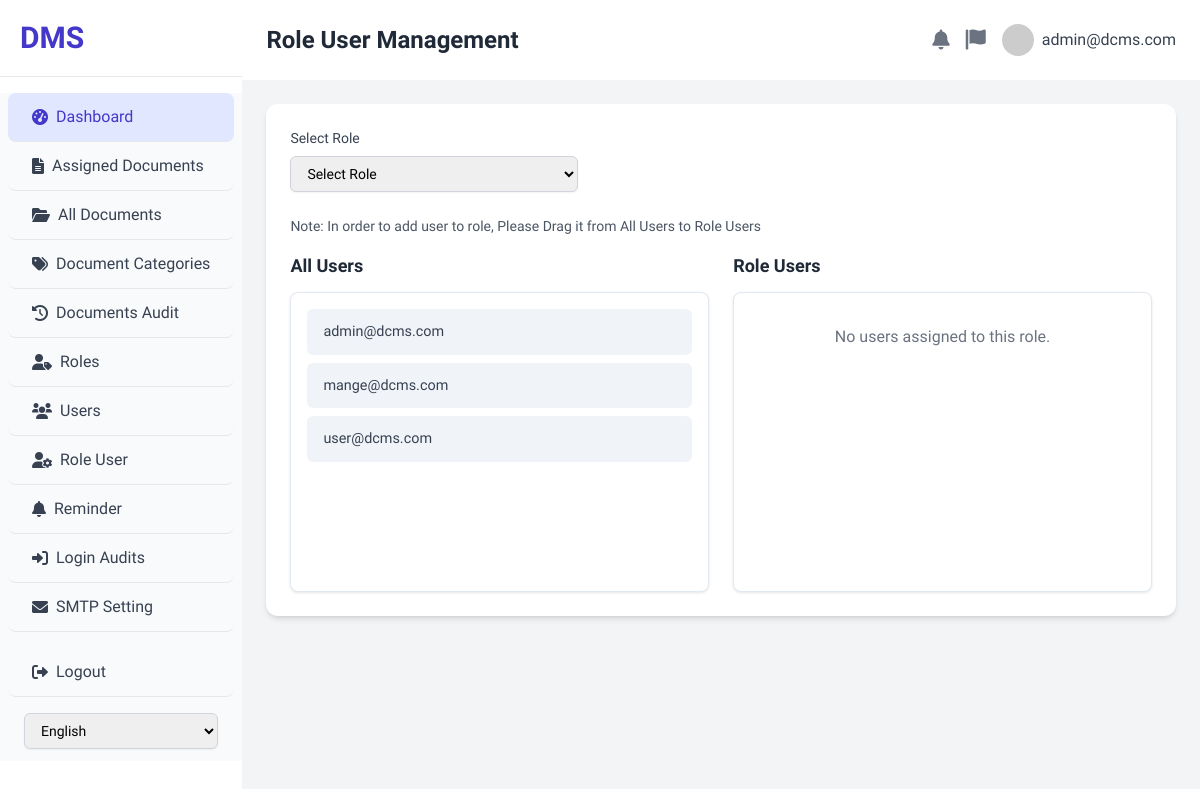
/role_user.php (signed in), run on the app's committed database.
### tables this page shows
CREATE TABLE `users` (
  `id` int(11) NOT NULL,
  `email` varchar(255) NOT NULL,
  `first_name` varchar(100) DEFAULT NULL,
  `last_name` varchar(100) DEFAULT NULL,
  `mobile_number` varchar(20) DEFAULT NULL,
  `password` varchar(255) NOT NULL,
  `created_at` timestamp NOT NULL DEFAULT current_timestamp(),
  `role_id` int(11) DEFAULT 2
);

### auth_check.php (called while the page is built, shortened)
<?php
$user_email = $_SESSION['user_email'] ?? 'Guest';
?>

### role_user.php (the view, shortened to what this page needs)
<?php
include 'auth_check.php';
$selected_role_id = $_REQUEST['role_id'] ?? null;
$all_users_not_in_role = [];
$users_in_selected_role = [];
if ($selected_role_id) {
    $stmt_selected = $conn->prepare("SELECT id, email FROM users WHERE role_id = ? ORDER BY email ASC");
    $stmt_selected->bind_param("i", $selected_role_id);
    $stmt_selected->execute();
    $result_selected = $stmt_selected->get_result();
    while ($row = $result_selected->fetch_assoc()) {
        $users_in_selected_role[] = $row;
    }
    $stmt_selected->close();
    $stmt_not_selected = $conn->prepare("SELECT id, email FROM users WHERE role_id IS NULL OR role_id != ? ORDER BY email ASC");
    $stmt_not_selected->bind_param("i", $selected_role_id);
    $stmt_not_selected->execute();
    $result_not_selected = $stmt_not_selected->get_result();
    while ($row = $result_not_selected->fetch_assoc()) {
        $all_users_not_in_role[] = $row;
    }
    $stmt_not_selected->close();
} else {
    $stmt_all_users = $conn->query("SELECT id, email FROM users ORDER BY email ASC");
    if ($stmt_all_users) {
        while ($row = $stmt_all_users->fetch_assoc()) {
            $all_users_not_in_role[] = $row;
        }
    }
}
?>
<!DOCTYPE html>
<html lang="en">
<head>
    <script src="https://cdn.tailwindcss.com"></script>
    <link rel="stylesheet" href="https://cdnjs.cloudflare.com/ajax/libs/font-awesome/6.0.0-beta3/css/all.min.css">
</head>
<body class="flex h-screen overflow-hidden">
    <div class="w-70 bg-white shadow-lg flex-shrink-0 overflow-y-auto">
        <div class="p-5 border-b border-gray-200">
            <h1 class="text-3xl font-extrabold text-indigo-700">DMS</h1>
        </div>
        <nav class="mt-4 bg-gray-50">
            <a href="dashboard.php" class="flex items-center py-3 px-6 text-gray-700 hover:bg-indigo-50 hover:text-indigo-500 rounded-lg mx-2 transition duration-150 ease-in-out bg-indigo-100 text-indigo-700 border-b">
                <i class="fas fa-tachometer-alt mr-2"></i> <?php echo $lang['dashboard']; ?>
            </a>
            <a href="assigned_documents.php" class="flex items-center py-3 px-6 text-gray-700 hover:bg-indigo-50 hover:text-indigo-700 rounded-lg mx-2 transition duration-150 ease-in-out border-b">
                <i class="fas fa-file-alt mr-2"></i> <?php echo $lang['assigned_documents']; ?>
            </a>
            <a href="all_documents.php" class="flex items-center py-3 px-6 text-gray-700 hover:bg-indigo-50 hover:text-indigo-700 rounded-lg mx-2 transition duration-150 ease-in-out border-b">
                <i class="fas fa-folder-open mr-2"></i> <?php echo $lang['all_documents']; ?>
            </a>
            <a href="document_categories.php" class="flex items-center py-3 px-6 text-gray-700 hover:bg-indigo-50 hover:text-indigo-700 rounded-lg mx-2 transition duration-150 ease-in-out border-b">
                <i class="fas fa-tags mr-2"></i> <?php echo $lang['document_categories']; ?>
            </a>
            <a href="documents_audit_trail.php" class="flex items-center py-3 px-6 text-gray-700 hover:bg-indigo-50 hover:text-indigo-700 rounded-lg mx-2 transition duration-150 ease-in-out border-b">
                <i class="fas fa-history mr-2"></i> <?php echo $lang['documents_audit_trail']; ?>
            </a>
            <a href="roles.php" class="flex items-center py-3 px-6 text-gray-700 hover:bg-indigo-50 hover:text-indigo-700 rounded-lg mx-2 transition duration-150 ease-in-out border-b">
                <i class="fas fa-user-tag mr-2"></i> <?php echo $lang['roles']; ?>
            </a>
            <a href="users.php" class="flex items-center py-3 px-6 text-gray-700 hover:bg-indigo-50 hover:text-indigo-700 rounded-lg mx-2 transition duration-150 ease-in-out border-b">
                <i class="fas fa-users mr-2"></i> <?php echo $lang['users']; ?>
            </a>
            <a href="role_user.php" class="flex items-center py-3 px-6 text-gray-700 hover:bg-indigo-50 hover:text-indigo-700 rounded-lg mx-2 transition duration-150 ease-in-out border-b">
                <i class="fas fa-user-cog mr-2"></i> <?php echo $lang['role_user']; ?>
            </a>
            <a href="reminder.php" class="flex items-center py-3 px-6 text-gray-700 hover:bg-indigo-50 hover:text-indigo-700 rounded-lg mx-2 transition duration-150 ease-in-out border-b">
                <i class="fas fa-bell mr-2"></i> <?php echo $lang['reminder']; ?>
            </a>
            <a href="#" class="flex items-center py-3 px-6 text-gray-700 hover:bg-indigo-50 hover:text-indigo-700 rounded-lg mx-2 transition duration-150 ease-in-out border-b">
                <i class="fas fa-sign-in-alt mr-2"></i> <?php echo $lang['login_audits']; ?>
            </a>
            <a href="#" class="flex items-center py-3 px-6 text-gray-700 hover:bg-indigo-50 hover:text-indigo-700 rounded-lg mx-2 transition duration-150 ease-in-out border-b">
                <i class="fas fa-envelope mr-2"></i> <?php echo $lang['smtp_setting']; ?>
            </a>
            <a href="/dcms/logout.php" class="flex items-center py-3 px-6 text-gray-700 hover:bg-red-50 hover:text-red-700 rounded-lg mx-2 transition duration-150 ease-in-out mt-4 border-b" id="logout-link">
                <i class="fas fa-sign-out-alt mr-2"></i> <?php echo $lang['logout']; ?>
            </a>
            <div class="px-6 py-3">
                <form method="post" id="lang-form">
                    <select name="lang" id="lang-select" class="mt-1 block w-full px-3 py-2 border border-gray-300 rounded-md shadow-sm focus:ring-indigo-500 focus:border-indigo-500 sm:text-sm" onchange="document.getElementById('lang-form').submit()">
                        <option value="en" <?php echo ($_SESSION['lang'] === 'en') ? 'selected' : ''; ?>>English</option>
                    </select>
                </form>
            </div>
        </nav>
    </div>
    <div class="flex-1 flex flex-col overflow-hidden">
        <header class="flex items-center justify-between p-6 bg-white shadow-md">
            <div class="flex items-center">
                <h1 class="text-2xl font-semibold text-gray-800"><?php echo $lang['role_user_management']; ?></h1>
            </div>
            <div class="flex items-center space-x-4">
                <button class="text-gray-500 hover:text-gray-700 focus:outline-none focus:text-gray-700">
                    <i class="fas fa-bell text-xl"></i>
                </button>
                <button class="text-gray-500 hover:text-gray-700 focus:outline-none focus:text-gray-700">
                    <i class="fas fa-flag text-xl"></i>
                </button>
                <div class="relative">
                    <button class="flex items-center space-x-2 text-gray-700 hover:text-gray-900 focus:outline-none focus:text-gray-900">
                        <img class="h-8 w-8 rounded-full object-cover" src="https://placehold.co/150x150/cccccc/ffffff?text=User" alt="User Avatar">
                        <span class="hidden md:inline-block font-medium"><?php echo htmlspecialchars($user_email); ?></span>
                    </button>
                </div>
            </div>
        </header>
        <main class="flex-1 overflow-x-hidden overflow-y-auto bg-gray-100 p-6">
            <div class="bg-white rounded-xl shadow-md p-6">
                <div class="mb-6">
                    <label for="select-role" class="block text-sm font-medium text-gray-700 mb-2"><?php echo $lang['select_role']; ?></label>
                    <select id="select-role" name="role_id" onchange="window.location.href='role_user.php?role_id=' + this.value"
                            class="block w-full md:w-1/2 lg:w-1/3 px-3 py-2 border border-gray-300 rounded-md shadow-sm focus:ring-indigo-500 focus:border-indigo-500 sm:text-sm">
                        <option value="">Select Role</option>
                    </select>
                </div>
                <p class="text-sm text-gray-600 mb-4"><?php echo $lang['note_drag_users']; ?></p>
                <div class="grid grid-cols-1 md:grid-cols-2 gap-6">
                    <div>
                        <h3 class="text-lg font-semibold text-gray-800 mb-3"><?php echo $lang['all_users']; ?></h3>
                        <div id="all-users-list" class="user-list-container" ondrop="drop(event, 'null')" ondragover="allowDrop(event)">
                            <?php if (empty($all_users_not_in_role)): ?>
                                <p class="text-gray-500 text-center py-4">No users found outside this role.</p>
                            <?php else: ?>
                                <?php foreach ($all_users_not_in_role as $user): ?>
                                    <div class="user-item" draggable="true"
                                         data-user-id="<?php echo htmlspecialchars($user['id']); ?>"
                                         data-user-email="<?php echo htmlspecialchars($user['email']); ?>"
                                         ondragstart="drag(event)">
                                        <?php echo htmlspecialchars($user['email']); ?>
                                    </div>
                                <?php endforeach; ?>
                            <?php endif; ?>
                        </div>
                    </div>
                    <div>
                        <h3 class="text-lg font-semibold text-gray-800 mb-3"><?php echo $lang['role_users']; ?></h3>
                        <div id="role-users-list" class="user-list-container" ondrop="drop(event, '<?php echo htmlspecialchars($selected_role_id ?? 'null'); ?>')" ondragover="allowDrop(event)">
                            <?php if (empty($users_in_selected_role)): ?>
                                <p class="text-gray-500 text-center py-4"><?php echo $lang['no_users_in_role']; ?></p>
                            <?php endif; ?>
                        </div>
                    </div>
                </div>
            </div>
        </main>
    </div>
</body>
</html>

### role_user.php (style rules this page uses)
body { font-family: 'Battambang', sans-serif; background-color: #f0f2f5; }
.user-list-container { min-height: 300px; border: 1px solid #e2e8f0; border-radius: 0.5rem; padding: 1rem; background-color: #fff; overflow-y: auto; box-shadow: 0 1px 3px rgba(0, 0, 0, 0.1); }
.user-item { background-color: #f0f4f8; padding: 0.75rem 1rem; margin-bottom: 0.5rem; border-radius: 0.375rem; cursor: grab; transition: background-color 0.2s ease-in-out, transform 0.1s ease-in-out; display: flex; justify-content: space-between; align-items: center; font-size: 0.9rem; color: #374151; }
.user-item:last-child { margin-bottom: 0; }

### data on the page
users: email "admin@dcms.com"
users: email "mange@dcms.com"
users: email "user@dcms.com"

### other printed values
$lang['dashboard'] "Dashboard"
$lang['assigned_documents'] "Assigned Documents"
$lang['all_documents'] "All Documents"
$lang['document_categories'] "Document Categories"
$lang['documents_audit_trail'] "Documents Audit"
$lang['roles'] "Roles"
$lang['users'] "Users"
$lang['role_user'] "Role User"
$lang['reminder'] "Reminder"
$lang['login_audits'] "Login Audits"
$lang['smtp_setting'] "SMTP Setting"
$lang['logout'] "Logout"
$lang['role_user_management'] "Role User Management"
$user_email "admin@dcms.com"
$lang['select_role'] "Select Role"
